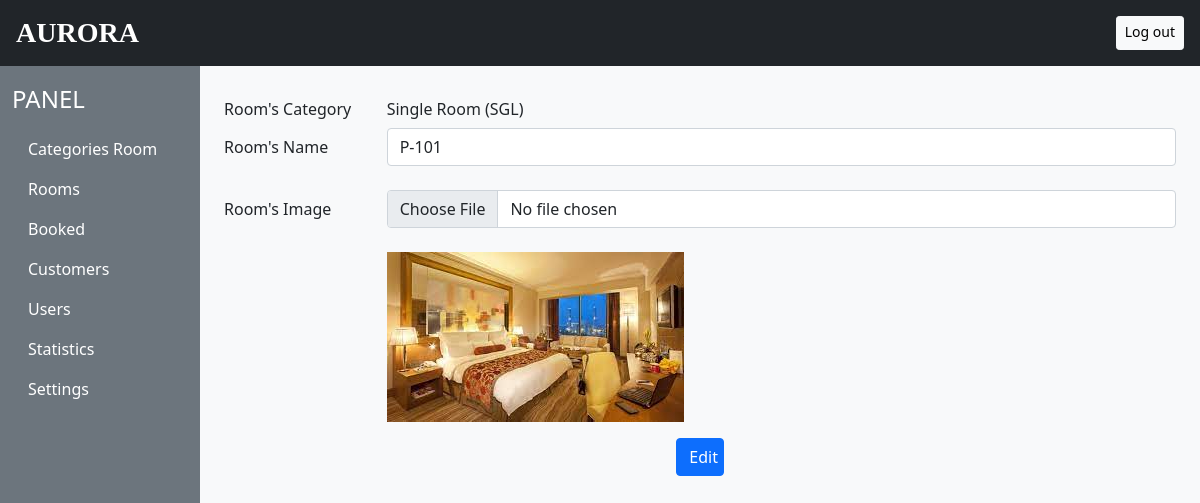
The page /source/admin/edit_room.php?id=1 on the database its author committed.
### tables this page shows
CREATE TABLE `ds_phong` (
  `ID_PHONG` int(10) NOT NULL,
  `TEN_PHONG` varchar(30) NOT NULL,
  `ID_LOAIPHONG` varchar(10) NOT NULL,
  `DANHGIA` int(1) DEFAULT NULL,
  `HINHANH` varchar(100) DEFAULT NULL
);

CREATE TABLE `ds_loaiphong` (
  `ID_LOAIPHONG` char(10) NOT NULL,
  `TEN_LOAIPHONG` varchar(20) NOT NULL,
  `SOLUONG` int(1) NOT NULL,
  `GIA` int(1) NOT NULL,
  `HINHANH` varchar(100) NOT NULL,
  `FEATURES` varchar(50) NOT NULL,
  `FACILITIES` varchar(50) NOT NULL
);

### source/admin/edit_room.php (the view, shortened to what this page needs)
<!DOCTYPE html>
<html lang="en">
<head>
    <link href="https://cdn.jsdelivr.net/npm/bootstrap@5.0.2/dist/css/bootstrap.min.css" rel="stylesheet">
    <link rel="stylesheet" href="https://cdn.jsdelivr.net/npm/bootstrap-icons@1.10.3/font/bootstrap-icons.css">
    <link rel="stylesheet" href="https://cdn.jsdelivr.net/npm/swiper@9/swiper-bundle.min.css" />
    <link rel="stylesheet" href="https://cdnjs.cloudflare.com/ajax/libs/font-awesome/4.7.0/css/font-awesome.min.css">
</head>
<body class="bg-light">
    <?php require("header.php");?>
            <div class="col-lg-10 ms-auto p-4 overflow-hidden">
            <?php
    require("../connection.php");
            $id = $_GET['id'];
            $sql = "select * from DS_PHONG where ID_PHONG = '$id'";
            $run = mysqli_query($connection, $sql);
            $num = mysqli_num_rows($run);
            if ($num == 0){
                echo "Not found";
            }
            else{
                while ($row = mysqli_fetch_array($run)) {
                    $s = "SELECT * FROM DS_LOAIPHONG WHERE ID_LOAIPHONG='" . $row['ID_LOAIPHONG'] . "'";
                    $ex = mysqli_query($connection, $s);
                    $n = mysqli_num_rows($ex);
                    $r = mysqli_fetch_array($ex);
                    if($n == 0){
                        echo "Not found";
                    }
                    else{
?>
        <div>
            <form method="post">
                <div class="form-group row">
                    <label for="type" class="col-sm-2 col-form-label">Room's Category</label>
                    <div class="col-sm-10">
                        <input type="text" readonly class="form-control-plaintext" id="type" value="<?php echo $r['TEN_LOAIPHONG'] ?>">
                    </div>
                </div>
                <div class="form-group row">
                    <label for="name" class="col-sm-2 col-form-label">Room's Name</label>
                    <div class="col-sm-10">
                    <input type="text" class="form-control" name="name_room" value="<?php echo $row['TEN_PHONG'] ?>">
                    </div>
                </div>
                <br>
                <div class="form-group row">
                    <label for="name" class="col-sm-2 col-form-label">Room's Image</label>
                    <div class="col-sm-10">
                        <input type="file" class="form-control" name="img" required>
                        <br>
                        <img src="./upload/rooms/<?php echo $row['HINHANH']?>">
                    </div>
                </div>
                <div class="form-group row p-3 col-lg-1 text-center" style="margin: auto;">
                    <input type="submit" name="edit" value="Edit" class="btn btn-primary">
                </div>
            </form>
        </div>
<?php }
        }
    }
 ?>
            </div>
        </div>
</body>
</html>

### rows shown on the page
ds_phong: ID_LOAIPHONG.TEN_LOAIPHONG "Single Room (SGL)", name_room "P-101", HINHANH (picture)
